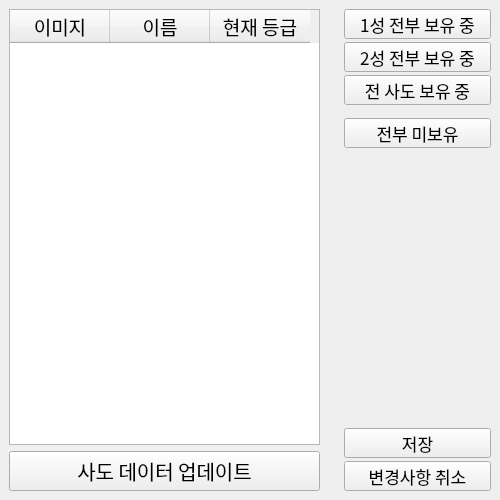
<?xml version="1.0" encoding="UTF-8"?>
<ui version="4.0">
 <class>page_hero</class>
 <widget class="QWidget" name="page_hero">
  <property name="geometry">
   <rect>
    <x>0</x>
    <y>0</y>
    <width>500</width>
    <height>500</height>
   </rect>
  </property>
  <property name="windowTitle">
   <string>Form</string>
  </property>
  <layout class="QHBoxLayout" name="horizontalLayout">
   <property name="spacing">
    <number>6</number>
   </property>
   <property name="leftMargin">
    <number>0</number>
   </property>
   <property name="topMargin">
    <number>0</number>
   </property>
   <property name="rightMargin">
    <number>0</number>
   </property>
   <property name="bottomMargin">
    <number>0</number>
   </property>
   <item>
    <widget class="QWidget" name="hero_table_container" native="true">
     <property name="sizePolicy">
      <sizepolicy hsizetype="Expanding" vsizetype="Preferred">
       <horstretch>2</horstretch>
       <verstretch>0</verstretch>
      </sizepolicy>
     </property>
     <property name="minimumSize">
      <size>
       <width>300</width>
       <height>0</height>
      </size>
     </property>
     <property name="font">
      <font>
       <family>ONE 모바일POP</family>
       <pointsize>12</pointsize>
      </font>
     </property>
     <layout class="QGridLayout" name="gridLayout">
      <item row="0" column="0">
       <layout class="QVBoxLayout" name="verticalLayout_2">
        <item>
         <widget class="QTableWidget" name="hero_table">
          <property name="sizePolicy">
           <sizepolicy hsizetype="Preferred" vsizetype="Expanding">
            <horstretch>0</horstretch>
            <verstretch>0</verstretch>
           </sizepolicy>
          </property>
          <property name="font">
           <font>
            <family>ONE 모바일POP</family>
            <pointsize>14</pointsize>
           </font>
          </property>
          <property name="verticalScrollBarPolicy">
           <enum>Qt::ScrollBarAsNeeded</enum>
          </property>
          <property name="horizontalScrollBarPolicy">
           <enum>Qt::ScrollBarAlwaysOff</enum>
          </property>
          <property name="sizeAdjustPolicy">
           <enum>QAbstractScrollArea::AdjustToContents</enum>
          </property>
          <property name="selectionMode">
           <enum>QAbstractItemView::NoSelection</enum>
          </property>
          <attribute name="verticalHeaderDefaultSectionSize">
           <number>100</number>
          </attribute>
          <column>
           <property name="text">
            <string>이미지</string>
           </property>
          </column>
          <column>
           <property name="text">
            <string>이름</string>
           </property>
          </column>
          <column>
           <property name="text">
            <string>현재 등급</string>
           </property>
          </column>
         </widget>
        </item>
        <item>
         <widget class="QPushButton" name="update_btn">
          <property name="minimumSize">
           <size>
            <width>0</width>
            <height>40</height>
           </size>
          </property>
          <property name="font">
           <font>
            <family>ONE 모바일POP</family>
            <pointsize>15</pointsize>
           </font>
          </property>
          <property name="text">
           <string>사도 데이터 업데이트</string>
          </property>
         </widget>
        </item>
       </layout>
      </item>
     </layout>
    </widget>
   </item>
   <item>
    <widget class="QWidget" name="button_area" native="true">
     <property name="sizePolicy">
      <sizepolicy hsizetype="Expanding" vsizetype="Preferred">
       <horstretch>1</horstretch>
       <verstretch>0</verstretch>
      </sizepolicy>
     </property>
     <property name="font">
      <font>
       <family>ONE 모바일POP</family>
       <pointsize>12</pointsize>
      </font>
     </property>
     <layout class="QVBoxLayout" name="verticalLayout_4">
      <item>
       <layout class="QVBoxLayout" name="verticalLayout">
        <property name="spacing">
         <number>3</number>
        </property>
        <property name="sizeConstraint">
         <enum>QLayout::SetFixedSize</enum>
        </property>
        <item>
         <widget class="QPushButton" name="star_1_btn">
          <property name="minimumSize">
           <size>
            <width>0</width>
            <height>30</height>
           </size>
          </property>
          <property name="font">
           <font>
            <family>ONE 모바일POP</family>
            <pointsize>13</pointsize>
           </font>
          </property>
          <property name="text">
           <string>1성 전부 보유 중</string>
          </property>
         </widget>
        </item>
        <item>
         <widget class="QPushButton" name="star_2_btn">
          <property name="minimumSize">
           <size>
            <width>0</width>
            <height>30</height>
           </size>
          </property>
          <property name="font">
           <font>
            <family>ONE 모바일POP</family>
            <pointsize>13</pointsize>
           </font>
          </property>
          <property name="text">
           <string>2성 전부 보유 중</string>
          </property>
         </widget>
        </item>
        <item>
         <widget class="QPushButton" name="all_check_btn">
          <property name="minimumSize">
           <size>
            <width>0</width>
            <height>30</height>
           </size>
          </property>
          <property name="font">
           <font>
            <family>ONE 모바일POP</family>
            <pointsize>13</pointsize>
           </font>
          </property>
          <property name="text">
           <string>전 사도 보유 중</string>
          </property>
         </widget>
        </item>
        <item>
         <spacer name="verticalSpacer_2">
          <property name="font">
           <font>
            <family>ONE 모바일POP</family>
            <pointsize>12</pointsize>
           </font>
          </property>
          <property name="orientation">
           <enum>Qt::Vertical</enum>
          </property>
          <property name="sizeType">
           <enum>QSizePolicy::Fixed</enum>
          </property>
          <property name="sizeHint" stdset="0">
           <size>
            <width>20</width>
            <height>10</height>
           </size>
          </property>
         </spacer>
        </item>
        <item>
         <widget class="QPushButton" name="all_uncheck_btn">
          <property name="minimumSize">
           <size>
            <width>0</width>
            <height>30</height>
           </size>
          </property>
          <property name="font">
           <font>
            <family>ONE 모바일POP</family>
            <pointsize>13</pointsize>
           </font>
          </property>
          <property name="text">
           <string>전부 미보유</string>
          </property>
         </widget>
        </item>
       </layout>
      </item>
      <item>
       <spacer name="verticalSpacer">
        <property name="font">
         <font>
          <family>ONE 모바일POP</family>
          <pointsize>12</pointsize>
         </font>
        </property>
        <property name="orientation">
         <enum>Qt::Vertical</enum>
        </property>
        <property name="sizeHint" stdset="0">
         <size>
          <width>20</width>
          <height>339</height>
         </size>
        </property>
       </spacer>
      </item>
      <item>
       <layout class="QVBoxLayout" name="verticalLayout_3">
        <property name="spacing">
         <number>3</number>
        </property>
        <item>
         <widget class="QPushButton" name="save_btn">
          <property name="minimumSize">
           <size>
            <width>0</width>
            <height>30</height>
           </size>
          </property>
          <property name="font">
           <font>
            <family>ONE 모바일POP</family>
            <pointsize>13</pointsize>
           </font>
          </property>
          <property name="text">
           <string>저장</string>
          </property>
         </widget>
        </item>
        <item>
         <widget class="QPushButton" name="undo_btn">
          <property name="minimumSize">
           <size>
            <width>0</width>
            <height>30</height>
           </size>
          </property>
          <property name="font">
           <font>
            <family>ONE 모바일POP</family>
            <pointsize>13</pointsize>
           </font>
          </property>
          <property name="text">
           <string>변경사항 취소</string>
          </property>
         </widget>
        </item>
       </layout>
      </item>
     </layout>
    </widget>
   </item>
  </layout>
 </widget>
 <resources/>
 <connections/>
</ui>
